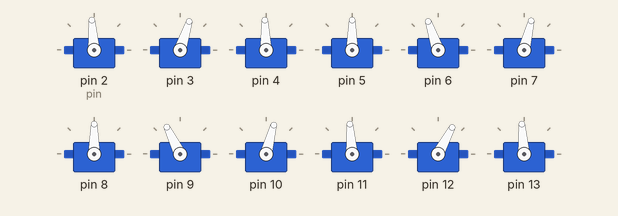
The sketch below on a simulated Arduino Uno, built with avr-gcc and run on an emulated ATmega328P. On the bench: 12 × servo.

Above: at 0.05 s.
At 0.3 s:
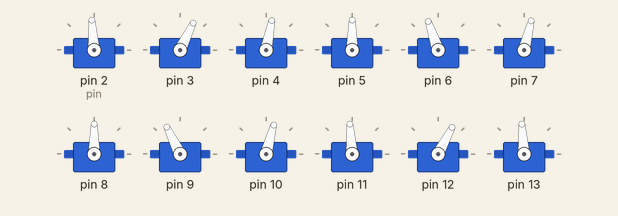
At 0.75 s:
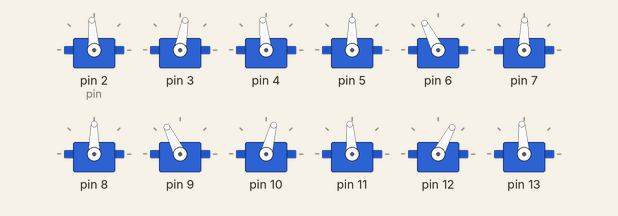
At 1.1 s:
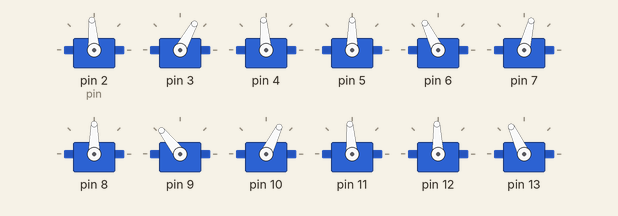
At 1.65 s:
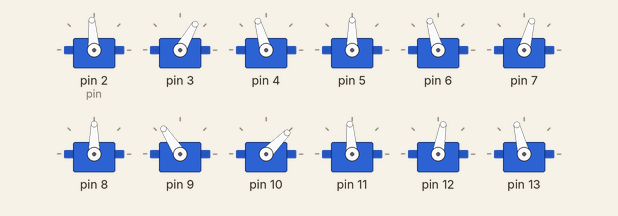
At 2.2 s:
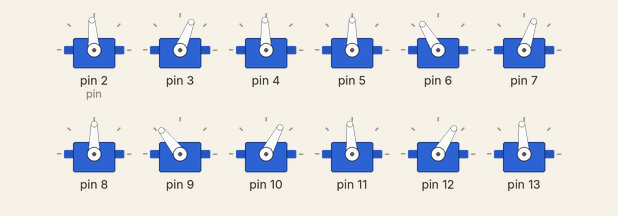
Timing chart, 0 to 5.1 s (numbered marks = the images above):
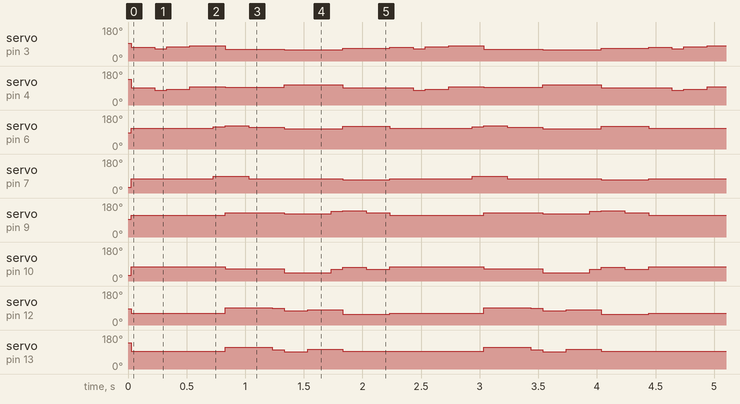

The sketch:

Servo.ino
```cpp
#include <Servo.h>

// define global variables
#define howmanyservos 3                                                                         // constant - how many servos to control from 1 to 48
int pos=150;
// define servos
Servo frontLeftLeg[howmanyservos];
Servo frontRightLeg[howmanyservos];
Servo backLeftLeg[howmanyservos];
Servo backRightLeg[howmanyservos];

//T0 & T1 -> Pos at Inside
//T2 always Outside

void MoveFrontLeftLeg(int T0, int T1, int T2)
{
  //Zero Positions
  //Motor1 (T0) 94 //-ve (Inside), +ve (Outside)
  //Motor2 (T1) 95 //-ve (Inside), +ve (Outside)
  //Motor3 (T2) 137 //+ve (Inside), -ve (Outside)
  frontLeftLeg[0].write(94 - T0);
  frontLeftLeg[1].write(95 - T1);
  frontLeftLeg[2].write(137 - T2);
}

void MoveBackLeftLeg(int T0, int T1, int T2)
{
  //Zero Postions
  //Motor1 (T0) 90 //+ve (Inside), -ve (Outside)
  //Motor2 (T1) 86 //+ve (Inside), -ve (Outside)
  //Motor3 (T2) 31 //-ve (Inside), +ve (Outside)
  backLeftLeg[0].write(90 + T0);
  backLeftLeg[1].write(86 + T1);
  backLeftLeg[2].write(31 + T2);
}

void MoveFrontRightLeg(int T0, int T1, int T2)
{
  //Zero Postions
  //Motor1 (T0) 90 //+ve (Inside), -ve (Outside)
  //Motor2 (T1) 93 //+ve (Inside), -ve (Outside)
  //Motor3 (T2) 30 //-ve (Inside), +ve (Outside)
  frontRightLeg[0].write(90 + T0);
  frontRightLeg[1].write(93 + T1);
  frontRightLeg[2].write(30 + T2);
}

void MoveBackRightLeg(int T0, int T1, int T2)
{
  //Zero Postions
  //Motor1 (T0) 94 //-ve (Inside), +ve (Outside)
  //Motor2 (T1) 85 //-ve (Inside), +ve (Outside)
  //Motor3 (T2) 139 //+ve (Inside), -ve (Outside)
  backRightLeg[0].write(94 - T0);
  backRightLeg[1].write(85 - T1);
  backRightLeg[2].write(139 - T2);
}

void setup()
{
  int pin=2;
  for (int i=0;i<howmanyservos;i++)                                                              // loop to initialize servos and arrays
  {
     frontLeftLeg[i].attach(pin);
     pin+=1;
  }
  for (int i=0;i<howmanyservos;i++)                                                              // loop to initialize servos and arrays
  {
     backLeftLeg[i].attach(pin);
     pin+=1;
  }
  for (int i=0;i<howmanyservos;i++)                                                              // loop to initialize servos and arrays
  {
     frontRightLeg[i].attach(pin);
      pin+=1;
  }
  for (int i=0;i<howmanyservos;i++)                                                              // loop to initialize servos and arrays
  {
     backRightLeg[i].attach(pin);
     pin+=1;
    }


  //Zero Positions
  MoveFrontLeftLeg(0,0,0);
  MoveBackLeftLeg(0,0,0);
  MoveFrontRightLeg(0,0,0);
  MoveBackRightLeg(0,0,0);
  delay(25);
}

void loop()
{
  ///////////////Set to Initial (Shift Quad)
  MoveFrontLeftLeg(0,23,45);
  MoveBackLeftLeg(0,23,45);
  MoveFrontRightLeg(0,23,45);
  MoveBackRightLeg(0,23,45);

  ///////////Leg1///////////////Front Left
  delay(200);
  MoveFrontLeftLeg(0,23+8,45+13);
//  MoveBackLeftLeg(0,23,45);
//  MoveFrontRightLeg(0,23,45);
//  MoveBackRightLeg(0,23,45);
  delay(100);
  MoveFrontLeftLeg(0,23+8-11,45+13-4);
  MoveBackLeftLeg(0,23,45);
  MoveFrontRightLeg(0,23,45);
  MoveBackRightLeg(0,23,45);
  delay(200);
  MoveFrontLeftLeg(0,15,41);
//  MoveBackLeftLeg(0,23,45);
//  MoveFrontRightLeg(0,23,45);
//  MoveBackRightLeg(0,23,45);

  //////////////Leg2///////////// Back left
  delay(200);
//  MoveFrontLeftLeg(0,34,42);
  MoveBackLeftLeg(0,31,58);
//  MoveBackRightLeg(0,-7,24);
//  MoveFrontRightLeg(0,35,34);
  delay(100);
  MoveFrontLeftLeg(0,34,42);
  MoveBackLeftLeg(0,38,57);
  MoveBackRightLeg(0,-7,24);
  MoveFrontRightLeg(0,35,34);
  delay(200);
//  MoveFrontLeftLeg(0,34,42);
  MoveBackLeftLeg(0,30,45);
//  MoveBackRightLeg(0,-7,24);
//  MoveFrontRightLeg(0,35,34);

  ///////////Leg3///////Back Right
  delay(200);
//  MoveFrontLeftLeg(0,35,31);
//  MoveBackLeftLeg(0,20,44);
  MoveBackRightLeg(0,-3,38);
//  MoveFrontRightLeg(0,30,15);
  delay(100);
  MoveFrontLeftLeg(0,35,31);
  MoveBackLeftLeg(0,20,44);
  MoveBackRightLeg(0,9,48);
  MoveFrontRightLeg(0,30,15);
  delay(200);
//  MoveFrontLeftLeg(0,35,31);
//  MoveBackLeftLeg(0,20,44);
  MoveBackRightLeg(0,5,35);
//  MoveFrontRightLeg(0,30,15);

  ////////////Leg4//////front Right
  delay(200);
//  MoveFrontLeftLeg(0,27,45);
//  MoveBackLeftLeg(0,35,40);
//  MoveBackRightLeg(0,27,45);
  MoveFrontRightLeg(0,44,33);
  delay(100);
  MoveFrontLeftLeg(0,27,45);
  MoveBackLeftLeg(0,35,40);
  MoveBackRightLeg(0,27,45);
  MoveFrontRightLeg(0,47,44);
  delay(200);
//  MoveFrontLeftLeg(0,27,45);
//  MoveBackLeftLeg(0,35,40);
//  MoveBackRightLeg(0,27,45);
  MoveFrontRightLeg(0,35,32);

  delay(200);
}
```

Measured:
- by itself, servo on pin 3: repeats every 2.2 s: 64° 0.10 s, 75° 0.20 s, 80° 0.30 s, 61° 0.50 s, 60° 0.50 s, 68° 0.40 s, 72° 0.20 s
- by itself, servo on pin 4: repeats every 2.2 s: 79° 0.10 s, 83° 0.20 s, 96° 0.30 s, 95° 0.50 s, 106° 0.50 s, 92° 0.60 s
- by itself, servo on pin 6: repeats every 2.2 s: 117° 0.10 s, 124° 0.20 s, 116° 0.30 s, 106° 0.50 s, 121° 0.40 s, 109° 0.70 s
- by itself, servo on pin 7: repeats every 2.2 s: 89° 0.10 s, 88° 0.20 s, 76° 0.30 s, 75° 0.50 s, 71° 0.40 s, 76° 0.70 s
- by itself, servo on pin 9: repeats every 2.2 s: 128° 0.50 s, 123° 0.40 s, 137° 0.10 s, 140° 0.20 s, 128° 0.20 s, 116° 0.80 s
- by itself, servo on pin 10: repeats every 2.2 s: 64° 0.50 s, 45° 0.40 s, 63° 0.10 s, 74° 0.20 s, 62° 0.20 s, 75° 0.80 s
- by itself, servo on pin 12: repeats every 2.2 s: 92° 0.40 s, 88° 0.10 s, 76° 0.20 s, 80° 0.30 s, 58° 0.40 s, 62° 0.80 s
- by itself, servo on pin 13: repeats every 2.2 s: 115° 0.40 s, 101° 0.10 s, 91° 0.20 s, 104° 0.30 s, 94° 1.2 s
